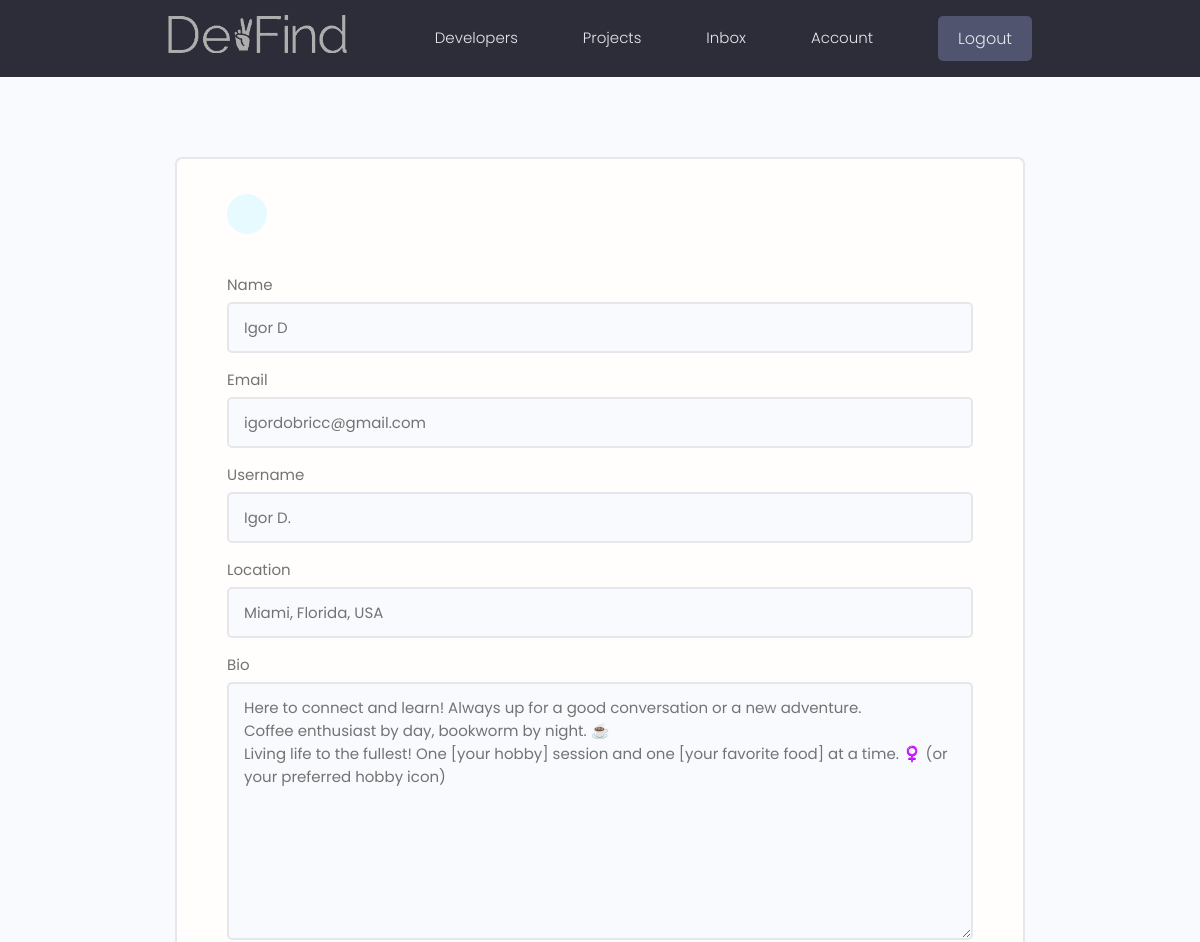
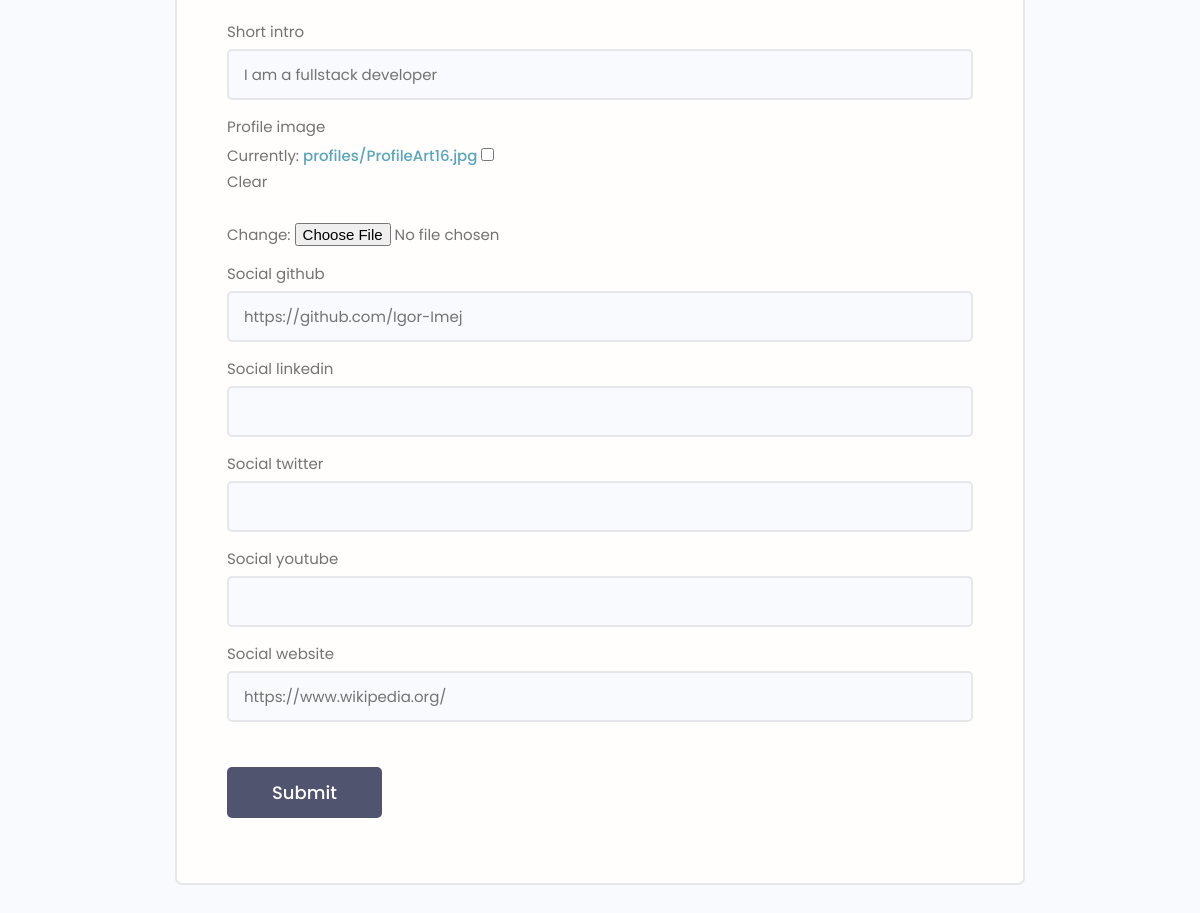
The app's page /edit-account/ (signed in), older data (2 pictures, top to bottom).
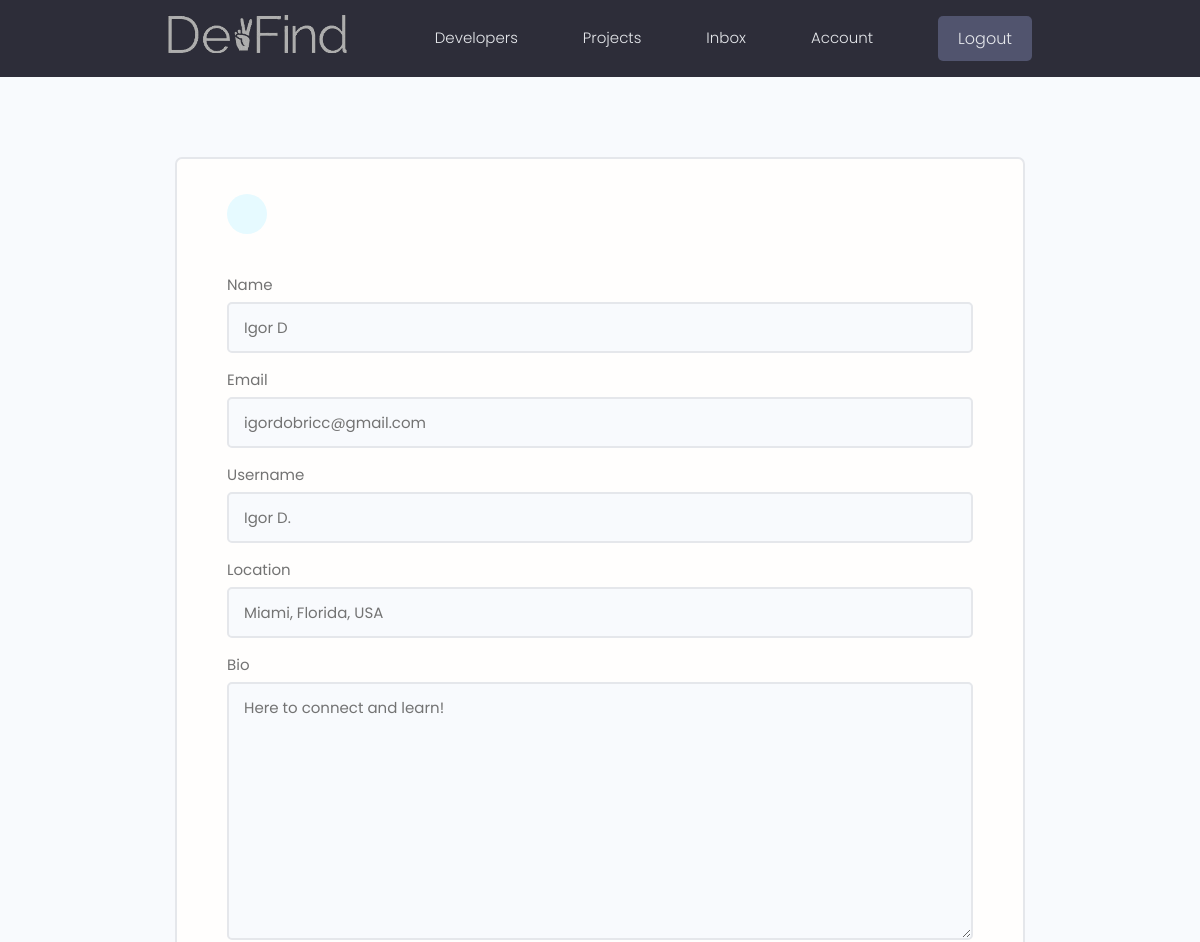
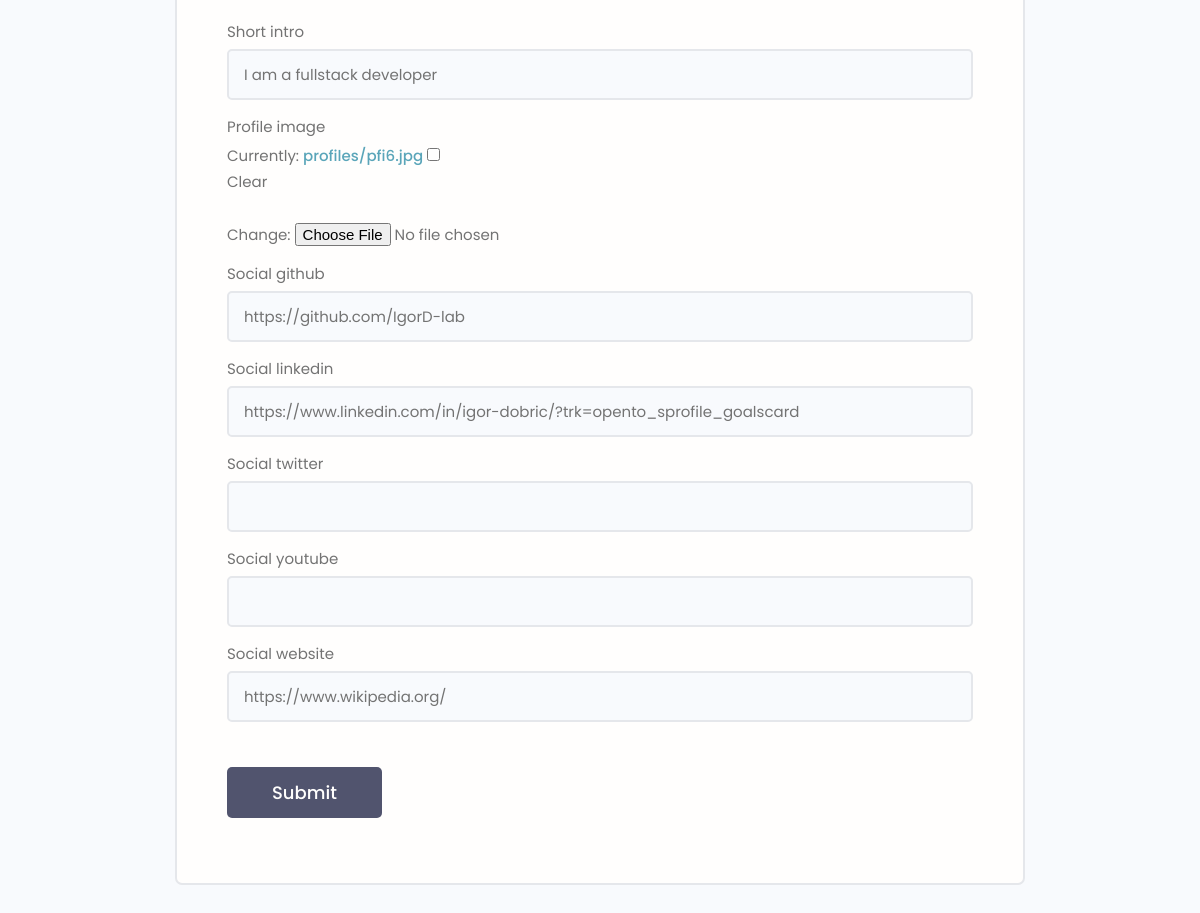
The same page, newer data (2 pictures, top to bottom).
### users/models.py (models this page shows, shortened)
class Profile(models.Model):
    user = models.OneToOneField(User, on_delete=models.CASCADE, null=True, blank=True)
    name = models.CharField(max_length=200, blank=True, null=True)
    email = models.EmailField(max_length=500, blank=True, null=True)
    username= models.CharField(max_length=200, blank=True, null=True)
    location = models.CharField(max_length=200, blank=True, null=True)
    short_intro = models.CharField(max_length=200, blank=True, null=True)
    bio = models.TextField(blank=True, null=True)
    profile_image = models.ImageField(null=True, blank=True, upload_to='profiles/', default="profiles/user-default.png")
    social_github = models.CharField(max_length=200, blank=True, null=True)
    social_twitter = models.CharField(max_length=200, blank=True, null=True)
    social_linkedin = models.CharField(max_length=200, blank=True, null=True)
    social_youtube = models.CharField(max_length=200, blank=True, null=True)
    social_website = models.CharField(max_length=200, blank=True, null=True)
    created = models.DateTimeField(auto_now_add=True)
    id = models.UUIDField(default=uuid.uuid4, unique=True, primary_key=True, editable=False)

### users/views.py (the view)
# urls.py: path('edit-account/', views.editAccount, name="edit-account"),
@login_required(login_url='login')
def editAccount(request):
    profile = request.user.profile
    form = ProfileForm(instance=profile)
    if request.method == 'POST':
        form = ProfileForm(request.POST, request.FILES, instance=profile)
        if form.is_valid():
            form.save()
            messages.success(request, 'Profile was updated!')
            return redirect('account')
    context = {'form': form, }
    return render(request, 'users/profile_form.html', context)

### users/forms.py
class ProfileForm(ModelForm):
    class Meta:
        model = Profile
        fields = ['name', 'email', 'username', 'location', 'bio',
                  'short_intro', 'profile_image', 'social_github',
                  'social_linkedin', 'social_twitter', 'social_youtube',
                  'social_website', ]
    def __init__(self, *args, **kwarg):
        super(ProfileForm, self).__init__(*args, **kwarg)
        for name, field in self.fields.items():
            field.widget.attrs.update({'class':'input'})

### users/templates/users/profile_form.html (shortened to what this page needs)
{% extends 'main.html' %}
{% block content %}
<main class="formPage my-xl">
    <div class="content-box">
        <div class="formWrapper">
            <a class="backButton" href="{% url 'account' %}"></a>
            <br>
            <form method="POST" action="{% url 'edit-account' %}", enctype="multipart/form-data">
                {% for field in form %}
                    <div class="form__field">
                        <label for="formInput#text">{{field.label}}</label>
                        {{field}}
                    </div>
                {% endfor %}
                <input class="btn btn--sub btn--lg  my-md" type="submit" value="Submit" />
            </form>
        </div>
    </div>
</main>
{% endblock content %}

Row changes from the older to the newer data that the page shows:
changed Profile "Igor D": bio "Here to connect and learn! Always up for a good conversation or a new adventure. Coffee enthusiast by day, bookworm by night. ☕️ Living life to the fullest! One [your hobby] session and one [your favorite food] at a time. ‍♀️ (or your preferred hobby icon)" → "Here to connect and learn!"; social_github "https://github.com/Igor-Imej" → "https://github.com/IgorD-lab"; social_linkedin (not shown) → "https://www.linkedin.com/in/igor-dobric/?trk=opento_sprofile_goalscard"
Text that changed along with them:
text no longer shown: "Currently: profiles/ProfileArt16.jpg Clear Change:"
text now shown: "Currently: profiles/pfi6.jpg Clear Change:"
